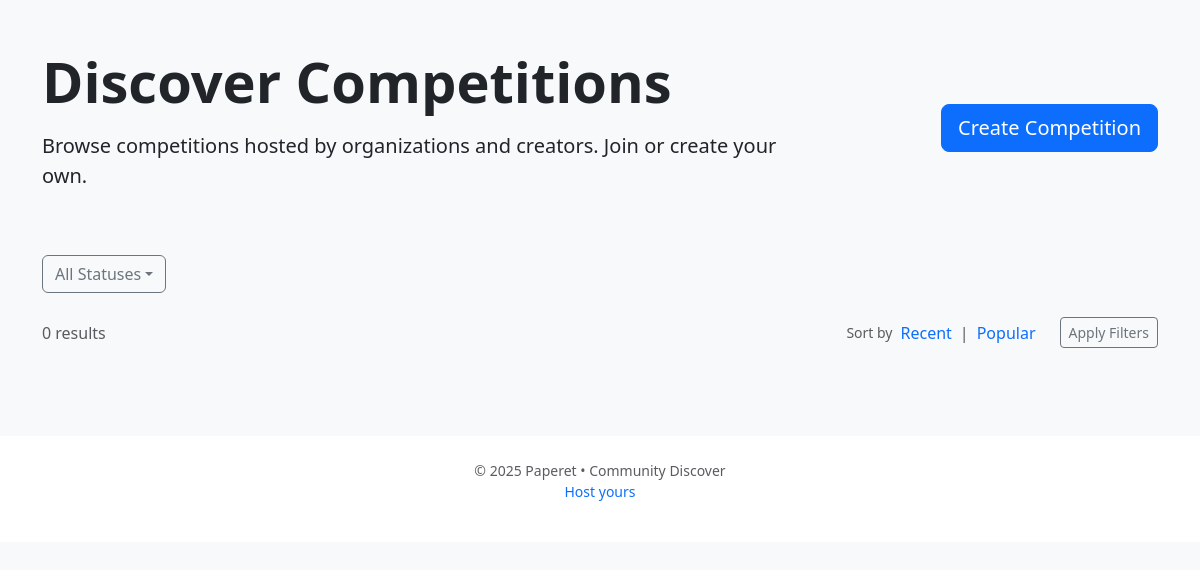
Before: /discover_competitions.php with the older database file.
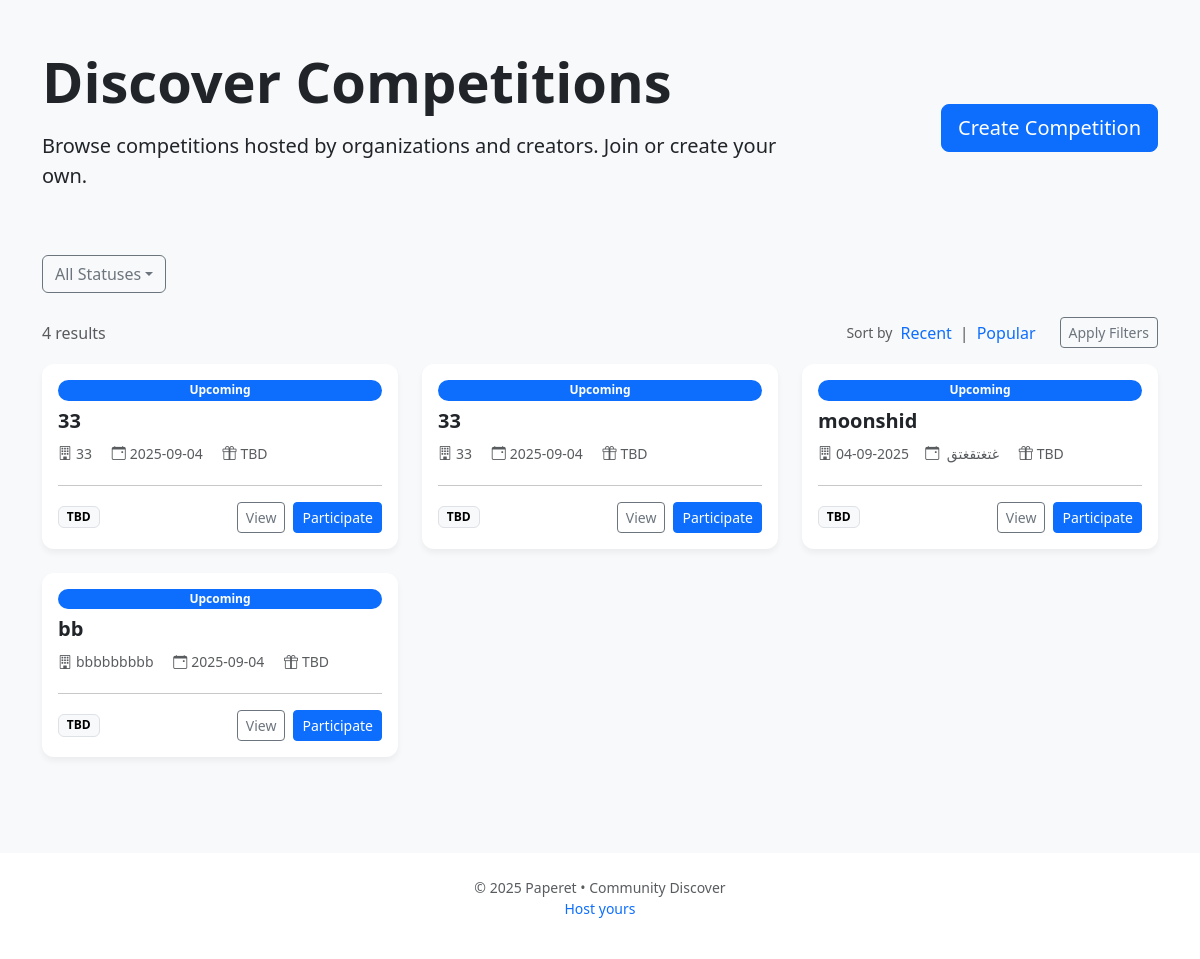
After: the same page with the newer database file.
### tables this page shows
CREATE TABLE `competitions` (
  `id` int(11) NOT NULL,
  `organizer_name` varchar(255) NOT NULL COMMENT 'Organizer Name (Mandatory)',
  `organizer_email` varchar(255) NOT NULL COMMENT 'Organizer Email (Mandatory)',
  `competition_title` varchar(255) NOT NULL COMMENT 'Competition Title (Mandatory)',
  `competition_description` text NOT NULL COMMENT 'Competition Description (Mandatory)',
  `start_date` date NOT NULL COMMENT 'Start Date (Mandatory)',
  `end_date` date NOT NULL COMMENT 'End Date (Mandatory)',
  `timezone` varchar(50) DEFAULT NULL,
  `room_link` varchar(255) DEFAULT NULL,
  `session_track` varchar(255) DEFAULT NULL,
  `presentation_duration` int(11) DEFAULT NULL,
  `buffer_duration` int(11) DEFAULT NULL,
  `presentation_order` enum('random','lock') DEFAULT NULL,
  `competition_visibility` enum('public','private') NOT NULL COMMENT 'Competition Visibility (Mandatory)',
  `participation_access` enum('open','application','private') NOT NULL COMMENT 'Participation Access (Mandatory)',
  `voting_system` enum('judges_only','public','hybrid') NOT NULL COMMENT 'Voting System (Mandatory)',
  `max_votes_per_participant` int(11) DEFAULT NULL,
  `results_visibility` enum('always_visible','after_voting','after_competition','judges_only') DEFAULT NULL,
  `max_participants` int(11) DEFAULT NULL,
  `max_submissions_per_participant` int(11) DEFAULT NULL,
  `judge_notes` text DEFAULT NULL,
  `submission_type` enum('file','url','text') NOT NULL COMMENT 'Submission Type (Mandatory)',
  `max_file_size` int(11) DEFAULT NULL,
  `allowed_formats` text DEFAULT NULL,
  `submission_guidelines` text DEFAULT NULL,
  `custom_fields_json` longtext DEFAULT NULL CHECK (json_valid(`custom_fields_json`)),
  `slide_deck_required` tinyint(1) DEFAULT NULL,
  `abstract_text_field` tinyint(1) DEFAULT NULL,
  `poster_image_optional` tinyint(1) DEFAULT NULL,
  `consent_recording` tinyint(1) DEFAULT NULL,
  `consent_public_display` tinyint(1) DEFAULT NULL,
  `scoring_rubric` longtext DEFAULT NULL,
  `score_weighting_system` enum('no_weighting','normalized','weighted','custom_formula') DEFAULT NULL,
  `custom_css` text DEFAULT NULL,
  `redirect_url` varchar(255) DEFAULT NULL,
  `enable_comments` tinyint(1) DEFAULT NULL,
  `moderate_submissions` tinyint(1) DEFAULT NULL,
  `enable_blind_review` tinyint(1) DEFAULT NULL,
  `require_conflict` tinyint(1) DEFAULT NULL,
  `late_submission_grace_period` int(11) DEFAULT NULL,
  `judging_visibility` enum('private','public_after','public_during') DEFAULT NULL,
  `webhook_url` varchar(255) DEFAULT NULL,
  `export_options` varchar(255) DEFAULT NULL,
  `per_criterion_score_scale` enum('1-5','1-10') DEFAULT NULL,
  `tie_break_policy` enum('impact','chair_decision','earliest_submission') DEFAULT NULL,
  `qa_time` int(11) DEFAULT NULL,
  `leaderboard_visibility` enum('judges_only','public_after','public_during') DEFAULT NULL,
  `notify_new_submission` tinyint(1) DEFAULT NULL,
  `send_schedule` tinyint(1) DEFAULT NULL,
  `email_winners` tinyint(1) DEFAULT NULL,
  `results_publish_date` date DEFAULT NULL,
  `winner_email_template` text DEFAULT NULL,
  `competition_category` varchar(255) DEFAULT NULL
);

### discover_competitions.php (the view, shortened to what this page needs)
<?php
include "config.php";
function get_competitions()
{
    global $conn;
    $competitions = [];
    $sql = "SELECT id, competition_title, organizer_name, start_date, end_date, submission_type FROM competitions ORDER BY start_date DESC";
    $result = $conn->query($sql);
    if ($result->num_rows > 0) {
        while ($row = $result->fetch_assoc()) {
            $status = 'Upcoming';
            $now = new DateTime();
            $start_date = new DateTime($row['start_date']);
            $end_date = new DateTime($row['end_date']);
            $competitions[] = [
                'id' => $row['id'],
                'title' => $row['competition_title'],
                'organizer' => $row['organizer_name'],
                'date' => $row['start_date'],
                'prize' => 'TBD',
                'status' => $status,
                'format' => 'TBD',
                'submission' => $row['submission_type'],
            ];
        }
    }
    return $competitions;
}
$competitions = get_competitions();
?>
<!doctype html>
<html lang="en">
<head>
    <link rel="stylesheet" href="https://cdn.jsdelivr.net/npm/bootstrap@5.3.2/dist/css/bootstrap.min.css">
    <link rel="stylesheet" href="https://cdn.jsdelivr.net/npm/bootstrap-icons@1.11.3/font/bootstrap-icons.min.css">
</head>
<body class="bg-light">
    <div class="container py-5">
        <div class="row align-items-center mb-5">
            <div class="col-md-8">
                <h1 class="display-4 fw-bold mb-3">Discover Competitions</h1>
                <p class="lead">Browse competitions hosted by organizations and creators. Join or create your own.</p>
            </div>
            <div class="col-md-4 text-md-end">
                <a href="host_competition.php" class="btn btn-primary btn-lg">Create Competition</a>
            </div>
        </div>
        <div class="row mb-4">
            <div class="col-12 d-flex flex-wrap gap-3">
                <div class="dropdown">
                    <button class="btn btn-outline-secondary dropdown-toggle" type="button" data-bs-toggle="dropdown" aria-expanded="false">All Statuses</button>
                </div>
            </div>
        </div>
        <div class="d-flex justify-content-between align-items-center mb-3">
            <p class="text-muted mb-0"><?php echo count($competitions); ?> results</p>
            <div class="d-flex align-items-center gap-2">
                <span class="text-muted small">Sort by</span>
                <a href="#" class="text-decoration-none">Recent</a>
                <span class="text-muted">|</span>
                <a href="#" class="text-decoration-none">Popular</a>
                <button class="btn btn-outline-secondary btn-sm ms-3">Apply Filters</button>
            </div>
        </div>
        <div class="row g-4">
            <?php foreach ($competitions as $competition) : ?>
                <div class="col-md-6 col-lg-4">
                    <div class="card competition-card h-100">
                        <div class="card-body d-flex flex-column">
                            <span class="badge bg-primary rounded-pill mb-2 status-badge"><?php echo htmlspecialchars($competition['status']); ?></span>
                            <h5 class="card-title"><?php echo htmlspecialchars($competition['title']); ?></h5>
                            <p class="card-text text-muted mb-1"><small>
                                    <i class="bi bi-building me-1"></i><?php echo htmlspecialchars($competition['organizer']); ?>
                                    <i class="bi bi-calendar-event me-1 ms-3"></i><?php echo htmlspecialchars($competition['date']); ?>
                                    <i class="bi bi-gift me-1 ms-3"></i><?php echo htmlspecialchars($competition['prize']); ?>
                                </small></p>
                            <hr>
                            <div class="d-flex justify-content-between align-items-center">
                                <div class="d-flex flex-wrap gap-2">
                                    <span class="badge text-bg-light border"><?php echo htmlspecialchars($competition['format']); ?></span>
                                </div>
                                <div class="d-flex gap-2">
                                    <button type="button" class="btn btn-outline-secondary btn-sm" data-bs-toggle="modal" data-bs-target="#competitionModal" data-bs-id="<?php echo $competition['id']; ?>">View</button>
                                    <button class="btn btn-primary btn-sm participate-btn-main" data-competition-id="<?php echo $competition['id']; ?>">Participate</button>
                                </div>
                            </div>
                        </div>
                    </div>
                </div>
            <?php endforeach; ?>
        </div>
    </div>
    <footer class="text-center py-4 bg-white mt-5">
        <p class="text-muted small mb-0">&copy; 2025 Paperet • Community Discover</p>
        <p class="text-muted small"><a href="#" class="text-decoration-none">Host yours</a></p>
    </footer>
</body>
</html>

### discover_competitions.php (style rules this page uses)
.competition-card { border: none; border-radius: 12px; transition: all 0.3s ease; box-shadow: 0 4px 6px rgba(0, 0, 0, 0.05); }
.card-title { font-weight: bold; }
.status-badge { font-size: 0.75rem; font-weight: 600; }

Changed rows visible on the page:
added competitions: status "Upcoming", title "33", organizer "33", date "2025-09-04", prize "TBD", format "TBD"
added competitions: status "Upcoming", title "33", organizer "33", date "2025-09-04", prize "TBD", format "TBD"
added competitions: status "Upcoming", competition_title "moonshid", organizer_name "غتغتقغتق", start_date "2025-09-04", prize "TBD", format "TBD"
added competitions: status "Upcoming", competition_title "bb", organizer_name "bbbbbbbbb", start_date "2025-09-04", prize "TBD", format "TBD"
Other visible differences:
count($competitions): "0" → "4"
